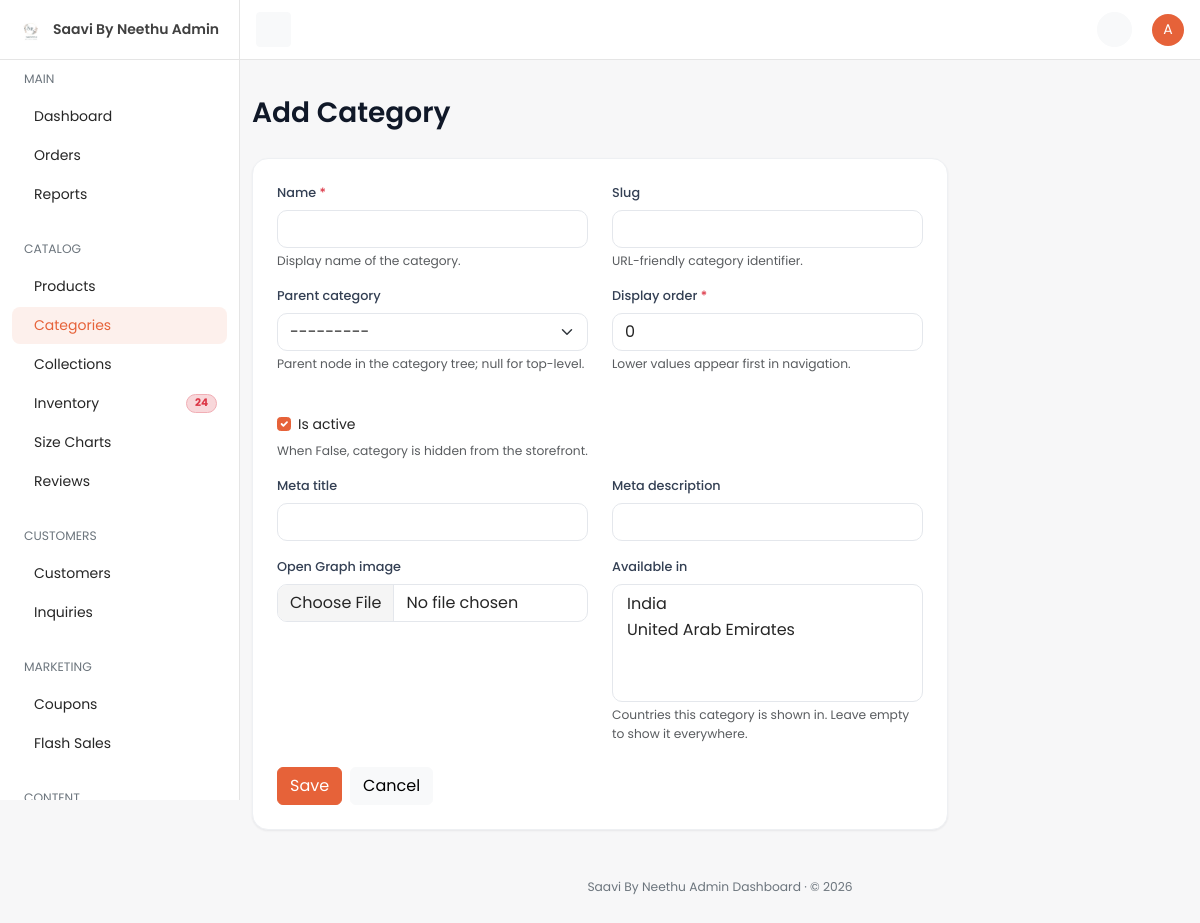
/dashboard/category/create/ (signed in), run on an earlier commit of the app's database.
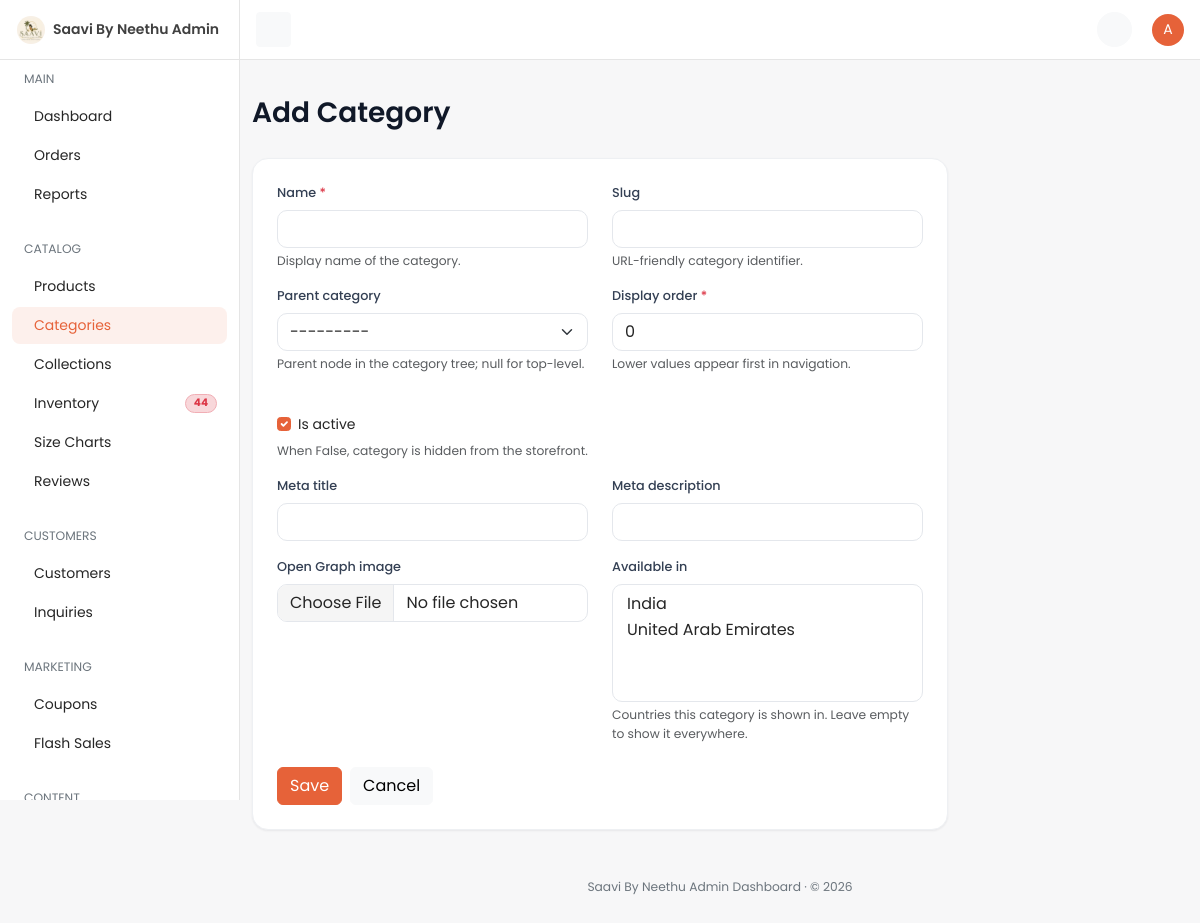
And on a later commit of the database.
### core/models.py (models this page shows, shortened)
class TimeStampedModel(models.Model):
    created_at = models.DateTimeField(
        auto_now_add=True,
        db_index=True,
        verbose_name="Created at",
        help_text="Timestamp when this record was first created.",
    )
    updated_at = models.DateTimeField(
        auto_now=True,
        db_index=True,
        verbose_name="Updated at",
        help_text="Timestamp when this record was last modified.",
    )
    class Meta:
        abstract = True

class SiteSettings(TimeStampedModel):
    site_name = models.CharField(max_length=120, default="Saavi By Neethu")
    logo = models.ImageField(upload_to="site/", blank=True, null=True, verbose_name="Logo")
    primary_color = models.CharField(max_length=7, default="#1B4D3E")
    secondary_color = models.CharField(max_length=7, default="#C5A059")
    font_family = models.CharField(max_length=120, default="Inter, sans-serif")
    enable_brands = models.BooleanField(
        default=True,
        verbose_name="Enable Brands",
        help_text="Enable or disable Brand features across the entire site."
    )
    enable_delhivery = models.BooleanField(
        default=False,
        verbose_name="Enable Delhivery",
        help_text="Enable or disable Delhivery shipping integration across the site."
    )
    enable_newsletter = models.BooleanField(
        default=True,
        verbose_name="Enable Newsletter",
        help_text="Enable or disable Newsletter subscription features and display on home page and sidebar."
    )
    enable_pages = models.BooleanField(
        default=True,
        verbose_name="Enable Pages",
        help_text="Enable or disable custom Pages feature and display in footer and sidebar."
    )
    facebook_url = models.URLField(blank=True)
    instagram_url = models.URLField(blank=True)
    twitter_url = models.URLField(blank=True)
    whatsapp_number = models.CharField(
        max_length=20, blank=True, help_text="Customer-facing WhatsApp chat number, with country code (e.g. 971509635106)."
    )
    gupshup_api_key = models.CharField(max_length=120, blank=True, verbose_name="Gupshup API key")
    gupshup_app_name = models.CharField(max_length=80, blank=True, verbose_name="Gupshup app name")
    gupshup_source_number = models.CharField(
        max_length=20, blank=True, verbose_name="Gupshup WhatsApp sender number",
        help_text="Registered WhatsApp Business number, with country code, digits only.",
    )
    whatsapp_order_alert_number = models.CharField(
        max_length=20, blank=True, verbose_name="New-order WhatsApp alert number",
        help_text="Saavi team number that receives a WhatsApp alert for every new order.",
    )
    google_analytics_id = models.CharField(
        max_length=50,
        blank=True,
        verbose_name="Google Analytics ID",
        help_text="GA4 Measurement ID (e.g. G-XXXXXXXXXX)"
    )
    meta_pixel_id = models.CharField(
        max_length=50,
        blank=True,
        verbose_name="Meta Pixel ID",
        help_text="Meta Pixel ID (e.g. 1234567890)"
    )
    vendor_email = models.EmailField(
        blank=True,
        verbose_name="Vendor Email",
        help_text="Email address to receive quote requests and contact inquiries.",
    )
    order_notification_email = models.EmailField(
        blank=True,
        verbose_name="Notification Email",
        help_text="Email address to receive system notifications. Leave blank to disable all.",
    )
    notify_new_order = models.BooleanField(
        default=True,
        verbose_name="New Order Notification",
        help_text="Enable to receive notifications for new orders.",
    )
    notify_low_stock = models.BooleanField(
        default=True,
        verbose_name="Low Stock Notification",
        help_text="Enable to receive notifications for low stock alerts.",
    )
    notify_enquiry = models.BooleanField(
        default=True,
        verbose_name="Enquiry Notification",
        help_text="Enable to receive notifications for contact inquiries.",
    )
    default_currency = models.ForeignKey(
        Currency,
        on_delete=models.PROTECT,
        null=True,
        blank=True,
        related_name="+",
    )
    default_language = models.CharField(max_length=5, default="en")
    tax_rate_percent = models.DecimalField(max_digits=5, decimal_places=2, default=0)
    enable_cod = models.BooleanField(
        default=True,
        verbose_name="Enable Cash on Delivery (COD)",
        help_text="Enable or disable Cash on Delivery payment option at checkout.",
    )
    cod_delivery_charge = models.DecimalField(max_digits=10, decimal_places=2, default=50, verbose_name="COD Delivery Charge")
    default_estimated_delivery_text = models.CharField(
        max_length=255,
        blank=True,
        default="Dispatch in 24 hours. Delivery in 2-5 Business Days.",
        verbose_name="Default Estimated Delivery",
        help_text="Shown on PDP and as fallback if city has no override."
    )
    default_shipping_charge = models.DecimalField(
        max_digits=10,
        decimal_places=2,
        default=0.00,
        verbose_name="Default Shipping Charge",
        help_text="Fallback flat shipping rate."
    )
    free_shipping_threshold = models.DecimalField(
        max_digits=10,
        decimal_places=2,
        null=True,
        blank=True,
        verbose_name="Free Shipping Threshold",
        help_text="Orders over this amount get free shipping (leave blank for no free shipping)."
    )
    express_delivery_charge = models.DecimalField(
        max_digits=10, decimal_places=2, default=149,
        verbose_name="Express delivery charge",
        help_text="Extra charge in INR for Express Delivery in India. Set 0 to hide the Express option.",
    )
    default_shipping_charge_ae = models.DecimalField(
        max_digits=10, decimal_places=2, default=0,
        verbose_name="Default Shipping Charge (AED)",
        help_text="Flat shipping rate for UAE orders, in AED.",
    )
    free_shipping_threshold_ae = models.DecimalField(
        max_digits=10, decimal_places=2, null=True, blank=True,
        verbose_name="Free Shipping Threshold (AED)",
        help_text="UAE orders over this amount (AED) get free shipping. Leave blank for no free shipping.",
    )
    express_delivery_charge_ae = models.DecimalField(
        max_digits=10, decimal_places=2, default=0,
        verbose_name="Express delivery charge (AED)",
        help_text="Extra charge in AED for Express Delivery in the UAE. Set 0 to hide the Express option there.",
    )
    express_delivery_text = models.CharField(max_length=80, default="Delivered in 1–2 business days", blank=True)
    standard_delivery_text = models.CharField(max_length=80, default="Delivered in 3–5 business days", blank=True)
    card_gateway_public_key_env = models.CharField(
        max_length=80,
        default="CARD_GATEWAY_PUBLIC_KEY",
        help_text="Environment variable name for the card gateway public key.",
    )
    qatar_gateway_public_key_env = models.CharField(
        max_length=80,
        default="QATAR_GATEWAY_PUBLIC_KEY",
        blank=True,
    )
    order_email_template_slug = models.CharField(max_length=80, default="order-status")
    whatsapp_template_slug = models.CharField(max_length=80, default="order-whatsapp")
    enable_stripe = models.BooleanField(
        default=True,
        verbose_name="Enable Stripe",
        help_text="Enable or disable Stripe payment option at checkout.",
    )
    stripe_publishable_key = models.CharField(
        max_length=255,
        blank=True,
        verbose_name="Stripe Publishable Key",
        help_text="Stripe Publishable API Key (pk_test_... or pk_live_...).",
    )
    stripe_secret_key = models.CharField(
        max_length=255,
        blank=True,
        verbose_name="Stripe Secret Key",
        help_text="Stripe Secret API Key (sk_test_... or sk_live_...).",
    )
    stripe_webhook_secret = models.CharField(
        max_length=255,
        blank=True,
        verbose_name="Stripe Webhook Secret",
        help_text="Stripe Webhook Signing Secret (whsec_...).",
    )
    class Meta:
        verbose_name = "Site settings"
        verbose_name_plural = "Site settings"

### dashboard/views/catalog.py (the view)
class CategoryCreateView(DashboardCreateView):
    model = Category
    form_class = forms.CategoryForm
    nav_section = "categories"
    url_basename = "category"
    singular_name = "Category"

### dashboard/templates/dashboard/crud/form.html (shortened to what this page needs)
{% extends "dashboard/base.html" %}
{% block page_title %}{% if form_mode == "edit" %}Edit{% else %}Add{% endif %} {{ singular_name }}{% endblock %}
{% block content %}
<div class="row">
  <div class="col-12 col-xl-9">
    <div class="card">
      <div class="card-body p-4">
        <form method="post" enctype="multipart/form-data" novalidate>
          <div class="row">
            {% for field in form %}
            <div class="{% if field.field.widget.input_type == 'checkbox' or field.field.widget.template_name == 'django/forms/widgets/textarea.html' %}col-12{% else %}col-md-6{% endif %} mb-3">
              {% if field.field.widget.input_type == 'checkbox' %}
              <div class="form-check mt-4">
                {{ field }}
                <label class="form-check-label" for="{{ field.id_for_label }}">{{ field.label }}</label>
              </div>
              {% else %}
              <label class="form-label d-block text-start mb-2" for="{{ field.id_for_label }}">
                {{ field.label }}{% if field.field.required %} <span class="text-danger">*</span>{% endif %}
              </label>
              {{ field }}
              {% endif %}
              {% if field.help_text %}<div class="form-text">{{ field.help_text }}</div>{% endif %}
            </div>
            {% endfor %}
          </div>
          <div class="d-flex gap-2 mt-2">
            <button type="submit" class="btn btn-primary">Save</button>
            <a href="{{ cancel_url }}" class="btn btn-light">Cancel</a>
          </div>
        </form>
      </div>
    </div>
  </div>
</div>
{% endblock %}

### dashboard/templates/dashboard/base.html (shortened to what this page needs)
{% load static %}
<!DOCTYPE html>
<html lang="en">
<head>
  <link href="https://cdn.jsdelivr.net/npm/bootstrap@5.3.3/dist/css/bootstrap.min.css" rel="stylesheet" />
  <link href="https://cdn.jsdelivr.net/npm/@tabler/icons-webfont@3.31.0/dist/tabler-icons.min.css" rel="stylesheet" />
  <link href="{% static 'dashboard/css/dashboard.css' %}" rel="stylesheet" />
</head>
<body>
  {% include "dashboard/partials/_topbar.html" %}
  {% include "dashboard/partials/_sidebar.html" %}
  <main id="content" class="content py-10">
    <div class="container-fluid">
      {% block page_header %}
      <div class="d-flex flex-column flex-md-row justify-content-between align-items-md-center mb-4 gap-2">
        <div>
          <h1 class="fs-3 mb-1">{% block page_title %}Dashboard{% endblock %}</h1>
        </div>
      </div>
      {% endblock %}
      {% block content %}{% endblock %}
      <div class="row">
        <div class="col-12">
          <footer class="text-center py-2 mt-6 text-secondary">
            <p class="mb-0 small">{{ site_settings.site_name|default:'Saavi By Neethu' }} Admin Dashboard · &copy; {% now "Y" %}</p>
          </footer>
        </div>
      </div>
    </div>
  </main>
</body>
</html>

### dashboard/templates/dashboard/partials/_sidebar.html (shortened to what this page needs)
{% load static %}
<aside id="sidebar" class="sidebar">
  <div class="logo-area">
    <a href="{% url 'dashboard:home' %}" class="d-inline-flex align-items-center">
      <img src="{% if site_settings.logo %}{{ site_settings.logo.url }}{% else %}{% static 'dashboard/images/logo.png' %}{% endif %}" alt="{{ site_settings.site_name|default:'Saavi By Neethu' }} Admin" width="28" height="28"
        style="border-radius: 50%; object-fit: contain;" />
      <span class="logo-text ms-2 fw-semibold">{{ site_settings.site_name|default:'Saavi By Neethu' }} Admin</span>
    </a>
  </div>
  <ul class="nav flex-column">
    <li class="px-4 py-2"><small class="nav-text text-secondary text-uppercase">Main</small></li>
    <li>
      <a class="nav-link {% if nav_section == 'home' %}active{% endif %}" href="{% url 'dashboard:home' %}">
        <span class="nav-text">Dashboard</span>
      </a>
    </li>
    <li>
      <a class="nav-link {% if nav_section == 'orders' %}active{% endif %}" href="{% url 'dashboard:order-list' %}">
        <span class="nav-text">Orders</span>
      </a>
    </li>
    <li>
      <a class="nav-link {% if nav_section == 'reports' %}active{% endif %}" href="{% url 'dashboard:reports' %}">
        <span class="nav-text">Reports</span>
      </a>
    </li>
    <li class="px-4 pt-4 pb-2"><small class="nav-text text-secondary text-uppercase">Catalog</small></li>
    <li>
      <a class="nav-link {% if nav_section == 'products' %}active{% endif %}" href="{% url 'dashboard:product-list' %}">
        <span class="nav-text">Products</span>
      </a>
    </li>
    <li>
      <a class="nav-link {% if nav_section == 'categories' %}active{% endif %}"
        href="{% url 'dashboard:category-list' %}">
        <span class="nav-text">Categories</span>
      </a>
    </li>
    <li>
      <a class="nav-link {% if nav_section == 'collections' %}active{% endif %}"
        href="{% url 'dashboard:collection-list' %}">
        <span class="nav-text">Collections</span>
      </a>
    </li>
    <li>
      <a class="nav-link {% if nav_section == 'inventory' %}active{% endif %}"
        href="{% url 'dashboard:inventory-list' %}">
        <span class="nav-text">Inventory</span>
        <span id="sidebar-inventory-badge" class="badge bg-danger-subtle text-danger border border-danger-subtle rounded-pill ms-auto px-2 sidebar-inventory-badge" {% if not dashboard_low_stock_count %}style="display: none;"{% endif %}>{{ dashboard_low_stock_count|default:"0" }}</span>
      </a>
    </li>
    <li>
      <a class="nav-link {% if nav_section == 'size_charts' %}active{% endif %}"
        href="{% url 'dashboard:sizechart-list' %}">
        <span class="nav-text">Size Charts</span>
      </a>
    </li>
    <li>
      <a class="nav-link {% if nav_section == 'reviews' %}active{% endif %}" href="{% url 'dashboard:review-list' %}">
        <span class="nav-text">Reviews</span>
      </a>
    </li>
    <li class="px-4 pt-4 pb-2"><small class="nav-text text-secondary text-uppercase">Customers</small></li>
    <li>
      <a class="nav-link {% if nav_section == 'customers' %}active{% endif %}"
        href="{% url 'dashboard:customer-list' %}">
        <span class="nav-text">Customers</span>
      </a>
    </li>
    <li>
      <a class="nav-link {% if nav_section == 'inquiries' %}active{% endif %}"
        href="{% url 'dashboard:inquiry-list' %}">
        <span class="nav-text">Inquiries</span>
      </a>
    </li>
    <li class="px-4 pt-4 pb-2"><small class="nav-text text-secondary text-uppercase">Marketing</small></li>
    <li>
      <a class="nav-link {% if nav_section == 'coupons' %}active{% endif %}" href="{% url 'dashboard:coupon-list' %}">
        <span class="nav-text">Coupons</span>
      </a>
    </li>
    <li>
      <a class="nav-link {% if nav_section == 'flashsales' %}active{% endif %}"
        href="{% url 'dashboard:flashsale-list' %}">
        <span class="nav-text">Flash Sales</span>
      </a>
    </li>
    <li class="px-4 pt-4 pb-2"><small class="nav-text text-secondary text-uppercase">Content</small></li>
  </ul>
</aside>

What changed in the data, as far as the page shows it:
changed SiteSettings "Saavi By Neethu": logo: a different picture
Also different on the page:
{{ dashboard_low_stock_count|default:"0" }}: "24" → "44"
